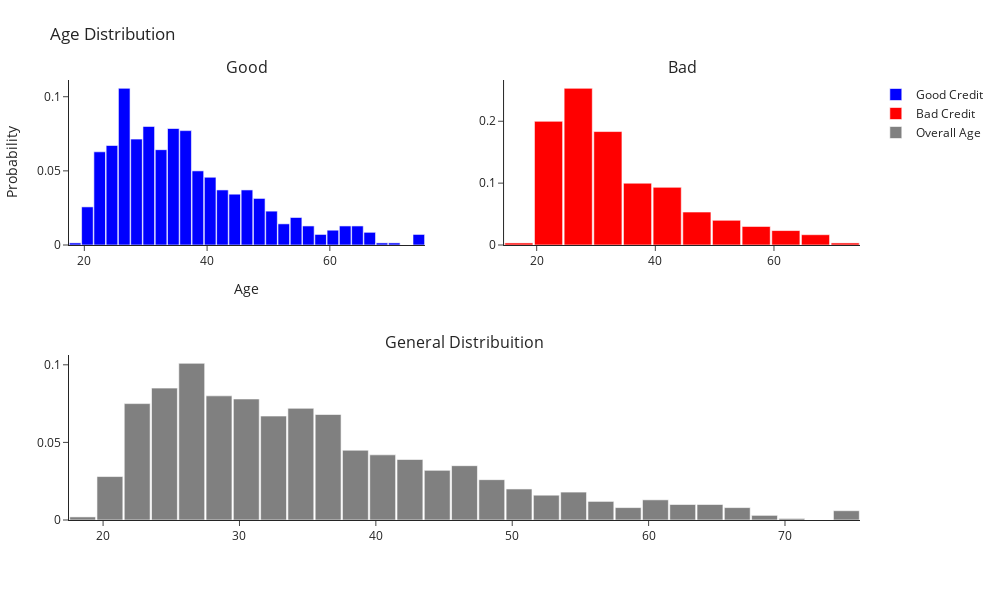

Notebook code cell kept with this figure:
### Code cell
df_good = df_credit.loc[df_credit["Risk"] == 'good']['Age'].values.tolist()
df_bad = df_credit.loc[df_credit["Risk"] == 'bad']['Age'].values.tolist()
df_age = df_credit['Age'].values.tolist()

#First plot
trace0 = go.Histogram(
    x=df_good,
    histnorm='probability',
    name="Good Credit",
    marker=dict(color='blue')
)
#Second plot
trace1 = go.Histogram(
    x=df_bad,
    histnorm='probability',
    name="Bad Credit",
    marker=dict(color='red')
)
#Third plot
trace2 = go.Histogram(
    x=df_age,
    histnorm='probability',
    name="Overall Age",
    marker=dict(color='gray')
)

#Creating the grid
fig = make_subplots(rows=2, cols=2, specs=[[{}, {}], [{'colspan': 2}, None]],
                          subplot_titles=('Good','Bad', 'General Distribuition'))

#setting the figs
fig.append_trace(trace0, 1, 1)
fig.append_trace(trace1, 1, 2)
fig.append_trace(trace2, 2, 1)

fig.update_layout(
    title='Age Distribution',
    template="simple_white",
    width=1000,
    height=600,
    margin=dict(l=50, r=50, t=80, b=80),
    showlegend=True,
    bargap=0.05,
    xaxis=dict(title='Age'),
    yaxis=dict(title='Probability')
)

fig.show()

### Figure 1 — Plotly figure (JSON) as saved in the notebook; plotly's stock layout.template omitted (floating-point values rounded to 4 significant figures; data arrays with more than 128 entries replaced by an {"elided": "..."} marker saying what was removed)
{"data": [{"histnorm": "probability", "marker": {"color": "blue"}, "name": "Good Credit", "type": "histogram", "x": {"elided": "700 int values"}, "xaxis": "x", "yaxis": "y"}, {"histnorm": "probability", "marker": {"color": "red"}, "name": "Bad Credit", "type": "histogram", "x": {"elided": "300 int values"}, "xaxis": "x2", "yaxis": "y2"}, {"histnorm": "probability", "marker": {"color": "gray"}, "name": "Overall Age", "type": "histogram", "x": {"elided": "1000 int values"}, "xaxis": "x3", "yaxis": "y3"}], "layout": {"annotations": [{"font": {"size": 16}, "showarrow": false, "text": "Good", "x": 0.225, "xanchor": "center", "xref": "paper", "y": 1, "yanchor": "bottom", "yref": "paper"}, {"font": {"size": 16}, "showarrow": false, "text": "Bad", "x": 0.775, "xanchor": "center", "xref": "paper", "y": 1, "yanchor": "bottom", "yref": "paper"}, {"font": {"size": 16}, "showarrow": false, "text": "General Distribuition", "x": 0.5, "xanchor": "center", "xref": "paper", "y": 0.375, "yanchor": "bottom", "yref": "paper"}], "bargap": 0.05, "height": 600, "margin": {"b": 80, "l": 50, "r": 50, "t": 80}, "showlegend": true, "title": {"text": "Age Distribution"}, "width": 1000, "xaxis": {"anchor": "y", "domain": [0, 0.45], "title": {"text": "Age"}}, "xaxis2": {"anchor": "y2", "domain": [0.55, 1]}, "xaxis3": {"anchor": "y3", "domain": [0, 1]}, "yaxis": {"anchor": "x", "domain": [0.625, 1], "title": {"text": "Probability"}}, "yaxis2": {"anchor": "x2", "domain": [0.625, 1]}, "yaxis3": {"anchor": "x3", "domain": [0, 0.375]}}}
